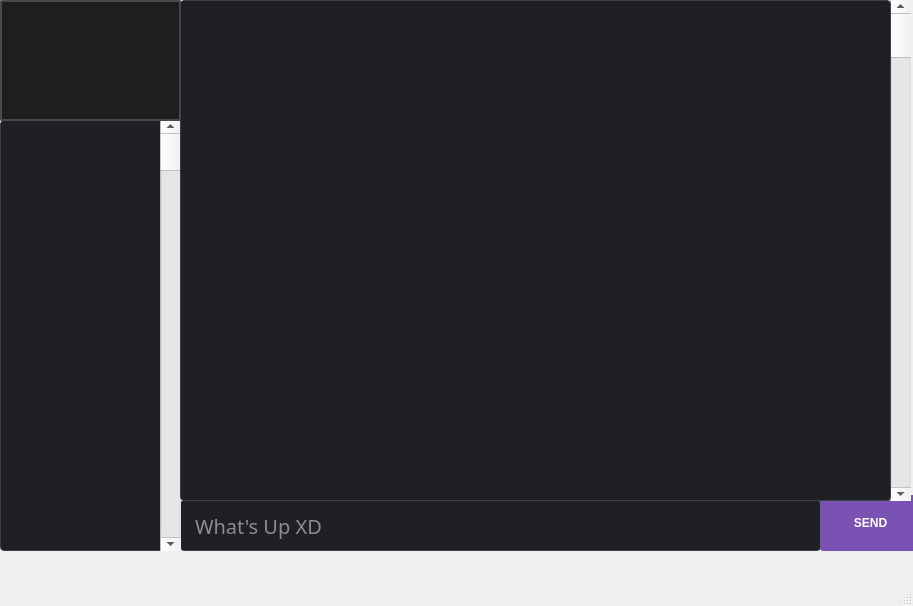
<?xml version="1.0" encoding="UTF-8"?>
<ui version="4.0">
 <class>MainWindow</class>
 <widget class="QMainWindow" name="MainWindow">
  <property name="geometry">
   <rect>
    <x>0</x>
    <y>0</y>
    <width>913</width>
    <height>606</height>
   </rect>
  </property>
  <property name="windowTitle">
   <string>MainWindow</string>
  </property>
  <widget class="QWidget" name="centralwidget">
   <widget class="QLineEdit" name="messageInput">
    <property name="geometry">
     <rect>
      <x>180</x>
      <y>500</y>
      <width>641</width>
      <height>51</height>
     </rect>
    </property>
    <property name="font">
     <font>
      <family>Tw Cen MT</family>
      <pointsize>-1</pointsize>
     </font>
    </property>
    <property name="layoutDirection">
     <enum>Qt::LeftToRight</enum>
    </property>
    <property name="styleSheet">
     <string notr="true">QLineEdit{
                    padding: 6px 12px;
                    background: rgb(31, 32, 35);
                    border: 1px solid rgb(60, 63, 68);
                    border-radius: 4px;
                    font-size: 20px;
                    color: rgb(247, 248, 248);
                    height: 46px;
                    appearance: none;
                    transition: border 0.15s ease 0s;
}
                    QLineEdit:focus{
                        outline: none;
                        box-shadow: none;
                        border-color: rgb(100, 153, 255);
                    }
                </string>
    </property>
    <property name="placeholderText">
     <string>What's Up XD </string>
    </property>
   </widget>
   <widget class="QPushButton" name="sendButton">
    <property name="geometry">
     <rect>
      <x>820</x>
      <y>490</y>
      <width>111</width>
      <height>61</height>
     </rect>
    </property>
    <property name="styleSheet">
     <string notr="true">



    QPushButton {
      background-color:rgb(121,82,179); color:white; border-radius:3px; font-weight:bold; height:36px; width:120px; border:none; margin-top:5px; margin-right:10px; 
            }
            QPushButton:hover {
                background-color: gray;
                color: white;
				cursor:pointer;
            }</string>
    </property>
    <property name="text">
     <string>SEND</string>
    </property>
    <property name="shortcut">
     <string>Return</string>
    </property>
   </widget>
   <widget class="QListWidget" name="connDisplay">
    <property name="geometry">
     <rect>
      <x>0</x>
      <y>120</y>
      <width>181</width>
      <height>431</height>
     </rect>
    </property>
    <property name="font">
     <font>
      <weight>75</weight>
      <bold>true</bold>
     </font>
    </property>
    <property name="styleSheet">
     <string notr="true">				   padding: 6px 12px;
                   background: rgb(31, 32, 35);
                    border: 1px solid rgb(60, 63, 68);
                    border-radius: 4px;</string>
    </property>
   </widget>
   <widget class="QScrollBar" name="chatScroll">
    <property name="geometry">
     <rect>
      <x>890</x>
      <y>0</y>
      <width>21</width>
      <height>501</height>
     </rect>
    </property>
    <property name="orientation">
     <enum>Qt::Vertical</enum>
    </property>
   </widget>
   <widget class="QScrollBar" name="connScroll">
    <property name="geometry">
     <rect>
      <x>160</x>
      <y>120</y>
      <width>21</width>
      <height>431</height>
     </rect>
    </property>
    <property name="styleSheet">
     <string notr="true"/>
    </property>
    <property name="orientation">
     <enum>Qt::Vertical</enum>
    </property>
   </widget>
   <widget class="QLabel" name="LOGO">
    <property name="geometry">
     <rect>
      <x>0</x>
      <y>0</y>
      <width>181</width>
      <height>121</height>
     </rect>
    </property>
    <property name="styleSheet">
     <string notr="true">                color: #FFFFFF;
                background-color: #1E1E1E;
                border: 2px solid #4A4A4A;
                border-radius: 2px;
                padding: 10px;</string>
    </property>
    <property name="text">
     <string/>
    </property>
    <property name="pixmap">
     <pixmap>../../../../Downloads/logo.jpg</pixmap>
    </property>
    <property name="scaledContents">
     <bool>true</bool>
    </property>
   </widget>
   <widget class="QTextEdit" name="chatDisplay">
    <property name="geometry">
     <rect>
      <x>180</x>
      <y>0</y>
      <width>711</width>
      <height>501</height>
     </rect>
    </property>
    <property name="styleSheet">
     <string notr="true">QTextEdit {
color: rgba(255, 255, 255, 1.0);          /* White text with 90% opacity */
background-color: rgba(30, 30, 30, 0.05);
border:rgba(30, 30, 30, 0.5);
border-radius: 15px;
font-size:25px;

                    background: rgb(31, 32, 35);
                    border: 1px solid rgb(60, 63, 68);
                    border-radius: 4px;
                    font-size: 20px;
                    color: rgb(247, 248, 248);
                    height: 46px;
                    appearance: none;
                    transition: border 0.15s ease 0s;
}
</string>
    </property>
    <property name="html">
     <string>&lt;!DOCTYPE HTML PUBLIC &quot;-//W3C//DTD HTML 4.0//EN&quot; &quot;http://www.w3.org/TR/REC-html40/strict.dtd&quot;&gt;
&lt;html&gt;&lt;head&gt;&lt;meta name=&quot;qrichtext&quot; content=&quot;1&quot; /&gt;&lt;style type=&quot;text/css&quot;&gt;
p, li { white-space: pre-wrap; }
&lt;/style&gt;&lt;/head&gt;&lt;body style=&quot; font-family:'MS Shell Dlg 2'; font-size:20px; font-weight:400; font-style:normal;&quot;&gt;
&lt;p align=&quot;center&quot; style=&quot;-qt-paragraph-type:empty; margin-top:0px; margin-bottom:0px; margin-left:0px; margin-right:0px; -qt-block-indent:0; text-indent:0px;&quot;&gt;&lt;br /&gt;&lt;/p&gt;&lt;/body&gt;&lt;/html&gt;</string>
    </property>
   </widget>
  </widget>
  <widget class="QMenuBar" name="menubar">
   <property name="geometry">
    <rect>
     <x>0</x>
     <y>0</y>
     <width>913</width>
     <height>26</height>
    </rect>
   </property>
  </widget>
  <widget class="QStatusBar" name="statusbar"/>
 </widget>
 <resources/>
 <connections/>
</ui>
